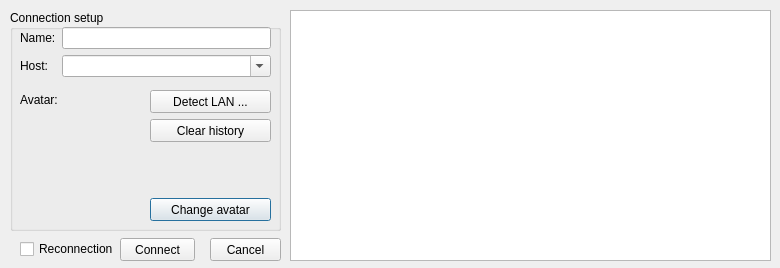
<?xml version="1.0" encoding="UTF-8"?>
<ui version="4.0">
<class>ConnectionDialog</class>
<widget class="QDialog" name="ConnectionDialog">
<property name="windowModality">
<enum>Qt::WindowModal</enum>
</property>
<property name="geometry">
<rect>
<x>0</x>
<y>0</y>
<width>780</width>
<height>268</height>
</rect>
</property>
<property name="windowTitle">
<string>Connection setup</string>
</property>
<widget class="QGroupBox" name="groupBox">
<property name="geometry">
<rect>
<x>10</x>
<y>10</y>
<width>271</width>
<height>221</height>
</rect>
</property>
<property name="title">
<string>Connection setup</string>
</property>
<widget class="QLabel" name="avatarLabel">
<property name="geometry">
<rect>
<x>10</x>
<y>82</y>
<width>42</width>
<height>16</height>
</rect>
</property>
<property name="text">
<string>Avatar:</string>
</property>
</widget>
<widget class="QLabel" name="avatarPixmap">
<property name="geometry">
<rect>
<x>20</x>
<y>108</y>
<width>100</width>
<height>100</height>
</rect>
</property>
<property name="minimumSize">
<size>
<width>100</width>
<height>100</height>
</size>
</property>
<property name="text">
<string/>
</property>
<property name="scaledContents">
<bool>true</bool>
</property>
</widget>
<widget class="QPushButton" name="changeAvatarButton">
<property name="geometry">
<rect>
<x>140</x>
<y>188</y>
<width>121</width>
<height>23</height>
</rect>
</property>
<property name="text">
<string>Change avatar</string>
</property>
</widget>
<widget class="QPushButton" name="detectLANButton">
<property name="geometry">
<rect>
<x>140</x>
<y>80</y>
<width>121</width>
<height>23</height>
</rect>
</property>
<property name="text">
<string>Detect LAN ...</string>
</property>
</widget>
<widget class="QPushButton" name="clearHistoryButton">
<property name="geometry">
<rect>
<x>140</x>
<y>109</y>
<width>121</width>
<height>23</height>
</rect>
</property>
<property name="text">
<string>Clear history</string>
</property>
</widget>
<widget class="QWidget" name="layoutWidget">
<property name="geometry">
<rect>
<x>10</x>
<y>17</y>
<width>251</width>
<height>51</height>
</rect>
</property>
<layout class="QFormLayout" name="formLayout">
<item row="0" column="0">
<widget class="QLabel" name="nameLabel">
<property name="text">
<string>Name:</string>
</property>
<property name="buddy">
<cstring>nameLineEdit</cstring>
</property>
</widget>
</item>
<item row="0" column="1">
<widget class="QLineEdit" name="nameLineEdit"/>
</item>
<item row="1" column="0">
<widget class="QLabel" name="hostLabel">
<property name="text">
<string>Host:</string>
</property>
</widget>
</item>
<item row="1" column="1">
<widget class="QComboBox" name="hostComboBox">
<property name="editable">
<bool>true</bool>
</property>
</widget>
</item>
</layout>
</widget>
</widget>
<widget class="QListWidget" name="avatarList">
<property name="geometry">
<rect>
<x>290</x>
<y>10</y>
<width>481</width>
<height>251</height>
</rect>
</property>
<property name="iconSize">
<size>
<width>80</width>
<height>80</height>
</size>
</property>
<property name="movement">
<enum>QListView::Static</enum>
</property>
<property name="viewMode">
<enum>QListView::IconMode</enum>
</property>
</widget>
<widget class="QPushButton" name="cancelButton">
<property name="geometry">
<rect>
<x>210</x>
<y>238</y>
<width>71</width>
<height>23</height>
</rect>
</property>
<property name="text">
<string>Cancel</string>
</property>
</widget>
<widget class="QPushButton" name="connectButton">
<property name="geometry">
<rect>
<x>120</x>
<y>238</y>
<width>75</width>
<height>23</height>
</rect>
</property>
<property name="text">
<string>Connect</string>
</property>
</widget>
<widget class="QCheckBox" name="reconnectionCheckBox">
<property name="geometry">
<rect>
<x>20</x>
<y>241</y>
<width>95</width>
<height>16</height>
</rect>
</property>
<property name="text">
<string>Reconnection</string>
</property>
</widget>
</widget>
<tabstops>
<tabstop>avatarList</tabstop>
</tabstops>
<resources/>
<connections>
<connection>
<sender>cancelButton</sender>
<signal>clicked()</signal>
<receiver>ConnectionDialog</receiver>
<slot>reject()</slot>
<hints>
<hint type="sourcelabel">
<x>188</x>
<y>273</y>
</hint>
<hint type="destinationlabel">
<x>241</x>
<y>158</y>
</hint>
</hints>
</connection>
</connections>
</ui>
